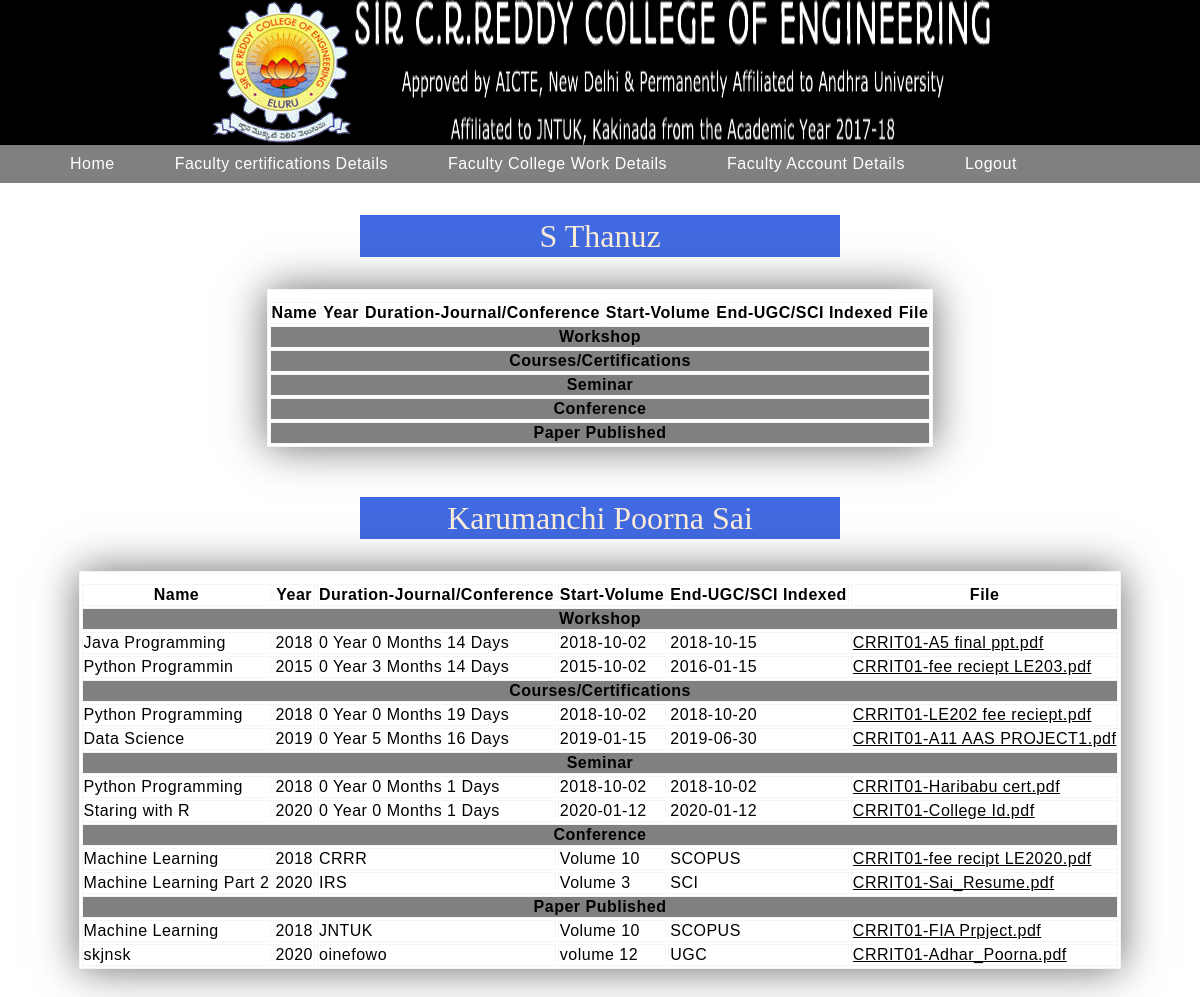
The app's page /adminall.php with its own data.
### tables this page shows
CREATE TABLE `faculty_details` (
  `fuid` text NOT NULL,
  `fname` text NOT NULL,
  `fdob` text NOT NULL,
  `fgen` text NOT NULL,
  `fdes` text NOT NULL,
  `fphn` text NOT NULL,
  `femail` text NOT NULL,
  `fpwd` text NOT NULL,
  `fage` text NOT NULL
);

CREATE TABLE `certifications` (
  `cuid` text NOT NULL,
  `cname` text NOT NULL,
  `ctype` text NOT NULL,
  `cyear` text NOT NULL,
  `cstart` text NOT NULL,
  `cend` text NOT NULL,
  `cdur` text NOT NULL,
  `cfile` text NOT NULL,
  `cjournal` text NOT NULL,
  `cvol` text NOT NULL,
  `cindex` text NOT NULL
);

### adminall.php (the view, shortened to what this page needs)
<!DOCTYPE html>
<html>
<head>
	<link rel="stylesheet" type="text/css" href="css/faculty.css">
	<link rel="stylesheet" type="text/css" href="css/facultymenu.css">
</head>
<body>
	<?php
		include 'db.php';
		include 'adminmenu.php';
		$f = "SELECT fuid, fname FROM faculty_details ";
		$fr = mysqli_query($con, $f);
		while($fd = mysqli_fetch_array($fr))
		{
			echo '<h3 class="h2">'.$fd["fname"].'</h3>';
			echo '<table id="t1" class="cert">
					<tr>
						<th> Name </th>
						<th> Year </th>
						<th> Duration-Journal/Conference </th>
						<th> Start-Volume </th>
						<th> End-UGC/SCI Indexed </th>
						<th> File </th>
					</tr>';
			echo '<tr> <th colspan="6" style="background-color: grey; "> Workshop </th> </tr>';
			$uidi = $fd["fuid"];
			$w1 = "SELECT * FROM certifications where ctype = 'Workshop' and cuid= '$uidi' ";
			$wr1 = mysqli_query($con, $w1);
			while($wd = mysqli_fetch_array($wr1))
			{
					echo '<tr>
							<td> '.$wd["cname"].' </td>
							<td> '.$wd["cyear"].' </td>
							<td> '.$wd["cdur"].' </td>
							<td> '.$wd["cstart"].' </td>
							<td> '.$wd["cend"].' </td>
							<td><a href="certs/'.$wd["cfile"].'" target="_blank"> '.$wd["cfile"].' </td>
               			</tr>';
      		}
      		echo '<tr> <th colspan="6" style="background-color: grey;"> Courses/Certifications </th> </tr>';
			$w2 = "SELECT * FROM certifications where ctype = 'Course' and cuid= '$uidi' ";
			$wr2 = mysqli_query($con, $w2);
			while($cd = mysqli_fetch_array($wr2))
			{
					echo '<tr>
							<td> '.$cd["cname"].' </td>
							<td> '.$cd["cyear"].' </td>
							<td> '.$cd["cdur"].' </td>
							<td> '.$cd["cstart"].' </td>
							<td> '.$cd["cend"].' </td>
							<td><a href="certs/'.$cd["cfile"].'" target="_blank"> '.$cd["cfile"].' </td>
               			</tr>';
      		}
      		echo '<tr> <th colspan="6" style="background-color: grey;"> Seminar </th> </tr>';
      		$w3 = "SELECT * FROM certifications where ctype = 'Seminar' and cuid= '$uidi' ";
			$wr3 = mysqli_query($con, $w3);
			while($sd = mysqli_fetch_array($wr3))
			{
					echo '<tr>
							<td> '.$sd["cname"].' </td>
							<td> '.$sd["cyear"].' </td>
							<td> '.$sd["cdur"].' </td>
							<td> '.$sd["cstart"].' </td>
							<td> '.$sd["cend"].' </td>
							<td><a href="certs/'.$sd["cfile"].'" target="_blank"> '.$sd["cfile"].' </td>
               			</tr>';
      		}
      		echo '<tr> <th colspan="6" style="background-color: grey;"> Conference </th> </tr>';
      		$w4 = "SELECT * FROM certifications where ctype = 'Conference' and cuid= '$uidi' ";
			$wr4 = mysqli_query($con, $w4);
			while($ccd = mysqli_fetch_array($wr4))
			{
					echo '<tr>
							<td> '.$ccd["cname"].' </td>
							<td> '.$ccd["cyear"].' </td>
							<td> '.$ccd["cjournal"].' </td>
							<td> '.$ccd["cvol"].' </td>
							<td> '.$ccd["cindex"].' </td>
							<td><a href="certs/'.$ccd["cfile"].'" target="_blank"> '.$ccd["cfile"].' </td>
               			</tr>';
      		}
      		echo '<tr> <th colspan="6" style="background-color: grey;"> Paper Published </th> </tr>';
      		$w5 = "SELECT * FROM certifications where ctype = 'Paper Publication' and cuid= '$uidi' ";
			$wr5 = mysqli_query($con, $w5);
      		while($pd = mysqli_fetch_array($wr5))
			{
					echo '<tr>
							<td> '.$pd["cname"].' </td>
							<td> '.$pd["cyear"].' </td>
							<td> '.$pd["cjournal"].' </td>
							<td> '.$pd["cvol"].' </td>
							<td> '.$pd["cindex"].' </td>
							<td><a href="certs/'.$pd["cfile"].'" target="_blank"> '.$pd["cfile"].' </td>
               			</tr>';
      		}
      		echo '</table>';
		}
	?>
	</body>
</html>

### adminmenu.php (shortened to what this page needs)
<div class="d1">
    <img src="Images/college_logo.png">
    <img  src="Images/title.png">
</div>
<nav class="n1">
  <ul style="margin: 0px 0px 0px 0px;" class="u1">
    <li class="l3"><a class="a1" href="adminb.php">Home</a></li>
    <li class="l3"><a class="a1" href="admincert.php">Faculty certifications Details</a>
    </li>
    <li class="l3"><a class="a1" href="adminwork.php">Faculty College Work Details</a>
    </li>
    <li class="l3"><a class="a1" href="adminacc.php">Faculty Account Details</a>
    </li>
    <li class="l3"><a class="a1" href="logout.php">Logout</a>
  </ul>
</nav>

### css/faculty.css (style rules this page uses)
table, th, td { border: 1px solid whitesmoke; margin-left: auto; margin-right: auto; }
table.cert { padding-top: 10px; background-color: rgba(255,255,255,0.6); box-shadow: 0 0 40px rgba(8,7,16,0.6); margin-bottom: 50px; }
table.cert * { font-family: 'Poppins',sans-serif; color: black; letter-spacing: 0.5px; }
h3.h2 { width: 40%; margin-right: auto; margin-left: auto; font-size: 32px; font-weight: 500; line-height: 42px; text-align: center; color: antiquewhite; background-color: royalblue; }
::placeholder { color: black; font-weight: 600; }

### adminmenu.php (style rules this page uses)
html { background: url(Images/college.png) no-repeat center center fixed; -webkit-background-size: cover; -moz-background-size: cover; -o-background-size: cover; background-size: cover; margin: 0; }
body { margin: 0px 0px 0px 0px; }
div.d1 { background-color: black; justify-content: center; display: flex; }
nav.n1 { background-color: grey; position: relative; }
ul.u1:after { content: ""; clear: both; display: block; backdrop-filter: blur(10px); }
li.l3 { float: left; position: relative; list-style-type: none; border-radius: 5px; }
li.l3 a.a1 { display: block; padding: 10px 30px; text-decoration: none; font-family: 'Poppins',sans-serif; color: #ffffff; letter-spacing: 0.5px; border-radius: 5px; }

### records on screen
faculty_details: fname "S Thanuz"
faculty_details: fname "Karumanchi Poorna Sai"
certifications: cname "Java Programming", cyear "2018", cdur "0 Year 0 Months 14 Days", cstart "2018-10-02", cend "2018-10-15", cfile "CRRIT01-A5 final ppt.pdf"
certifications: cname "Python Programmin", cyear "2015", cdur "0 Year 3 Months 14 Days", cstart "2015-10-02", cend "2016-01-15", cfile "CRRIT01-fee reciept LE203.pdf"
certifications: cname "Python Programming", cyear "2018", cdur "0 Year 0 Months 19 Days", cstart "2018-10-02", cend "2018-10-20", cfile "CRRIT01-LE202 fee reciept.pdf"
certifications: cname "Data Science", cyear "2019", cdur "0 Year 5 Months 16 Days", cstart "2019-01-15", cend "2019-06-30", cfile "CRRIT01-A11 AAS PROJECT1.pdf"
certifications: cname "Python Programming", cyear "2018", cdur "0 Year 0 Months 1 Days", cstart "2018-10-02", cend "2018-10-02", cfile "CRRIT01-Haribabu cert.pdf"
certifications: cname "Staring with R", cyear "2020", cdur "0 Year 0 Months 1 Days", cstart "2020-01-12", cend "2020-01-12", cfile "CRRIT01-College Id.pdf"
certifications: cname "Machine Learning", cyear "2018", cjournal "CRRR", cvol "Volume 10", cindex "SCOPUS", cfile "CRRIT01-fee recipt LE2020.pdf"
certifications: cname "Machine Learning Part 2", cyear "2020", cjournal "IRS", cvol "Volume 3", cindex "SCI", cfile "CRRIT01-Sai_Resume.pdf"
certifications: cname "Machine Learning", cyear "2018", cjournal "JNTUK", cvol "Volume 10", cindex "SCOPUS", cfile "CRRIT01-FIA Prpject.pdf"
certifications: cname "skjnsk", cyear "2020", cjournal "oinefowo", cvol "volume 12", cindex "UGC", cfile "CRRIT01-Adhar_Poorna.pdf"
